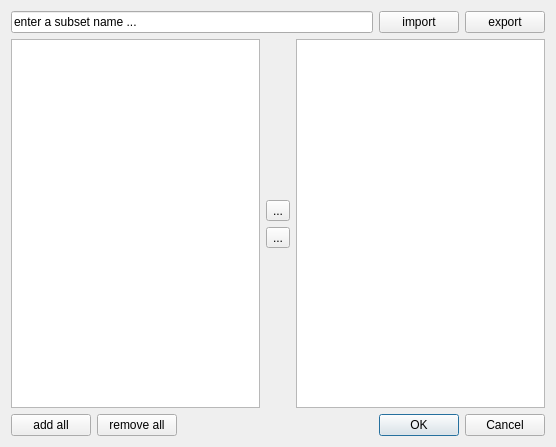
<?xml version="1.0" encoding="UTF-8"?>
<ui version="4.0">
 <class>ChooseSubset</class>
 <widget class="QDialog" name="ChooseSubset">
  <property name="geometry">
   <rect>
    <x>0</x>
    <y>0</y>
    <width>556</width>
    <height>447</height>
   </rect>
  </property>
  <property name="windowTitle">
   <string>Dialog</string>
  </property>
  <layout class="QVBoxLayout" name="verticalLayout_2">
   <item>
    <layout class="QHBoxLayout" name="horizontalLayout_4">
     <item>
      <widget class="QLineEdit" name="lineEdit">
       <property name="text">
        <string>enter a subset name ...</string>
       </property>
      </widget>
     </item>
     <item>
      <widget class="QPushButton" name="import_2">
       <property name="text">
        <string>import</string>
       </property>
      </widget>
     </item>
     <item>
      <widget class="QPushButton" name="export_2">
       <property name="text">
        <string>export</string>
       </property>
      </widget>
     </item>
     <item>
      <layout class="QHBoxLayout" name="horizontalLayout"/>
     </item>
    </layout>
   </item>
   <item>
    <layout class="QHBoxLayout" name="horizontalLayout_2">
     <item>
      <widget class="ProjectListWidget" name="listWidget">
       <property name="dragDropMode">
        <enum>QAbstractItemView::DragDrop</enum>
       </property>
       <property name="alternatingRowColors">
        <bool>false</bool>
       </property>
       <property name="selectionMode">
        <enum>QAbstractItemView::ExtendedSelection</enum>
       </property>
      </widget>
     </item>
     <item>
      <layout class="QVBoxLayout" name="verticalLayout">
       <item>
        <spacer name="verticalSpacer">
         <property name="orientation">
          <enum>Qt::Vertical</enum>
         </property>
         <property name="sizeHint" stdset="0">
          <size>
           <width>20</width>
           <height>40</height>
          </size>
         </property>
        </spacer>
       </item>
       <item>
        <widget class="QToolButton" name="rightButton">
         <property name="text">
          <string>...</string>
         </property>
         <property name="icon">
          <iconset resource="icones.qrc">
           <normaloff>:/icones/rightarrow.png</normaloff>:/icones/rightarrow.png</iconset>
         </property>
        </widget>
       </item>
       <item>
        <widget class="QToolButton" name="leftButton">
         <property name="text">
          <string>...</string>
         </property>
         <property name="icon">
          <iconset resource="icones.qrc">
           <normaloff>:/icones/leftarrow.png</normaloff>:/icones/leftarrow.png</iconset>
         </property>
        </widget>
       </item>
       <item>
        <spacer name="verticalSpacer_2">
         <property name="orientation">
          <enum>Qt::Vertical</enum>
         </property>
         <property name="sizeHint" stdset="0">
          <size>
           <width>20</width>
           <height>40</height>
          </size>
         </property>
        </spacer>
       </item>
      </layout>
     </item>
     <item>
      <widget class="ProjectListWidget" name="listWidget_2">
       <property name="dragDropMode">
        <enum>QAbstractItemView::DragDrop</enum>
       </property>
       <property name="selectionMode">
        <enum>QAbstractItemView::ExtendedSelection</enum>
       </property>
      </widget>
     </item>
    </layout>
   </item>
   <item>
    <layout class="QHBoxLayout" name="horizontalLayout_6">
     <item>
      <layout class="QHBoxLayout" name="horizontalLayout_5">
       <item>
        <widget class="QPushButton" name="add_all">
         <property name="text">
          <string>add all</string>
         </property>
        </widget>
       </item>
       <item>
        <widget class="QPushButton" name="remove_all">
         <property name="text">
          <string>remove all</string>
         </property>
        </widget>
       </item>
      </layout>
     </item>
     <item>
      <spacer name="horizontalSpacer_2">
       <property name="orientation">
        <enum>Qt::Horizontal</enum>
       </property>
       <property name="sizeHint" stdset="0">
        <size>
         <width>40</width>
         <height>20</height>
        </size>
       </property>
      </spacer>
     </item>
     <item>
      <widget class="QDialogButtonBox" name="buttonBox">
       <property name="orientation">
        <enum>Qt::Horizontal</enum>
       </property>
       <property name="standardButtons">
        <set>QDialogButtonBox::Cancel|QDialogButtonBox::Ok</set>
       </property>
      </widget>
     </item>
    </layout>
   </item>
  </layout>
 </widget>
 <customwidgets>
  <customwidget>
   <class>ProjectListWidget</class>
   <extends>QListWidget</extends>
   <header location="global">projectlistwidget.h</header>
  </customwidget>
 </customwidgets>
 <resources>
  <include location="icones.qrc"/>
 </resources>
 <connections>
  <connection>
   <sender>buttonBox</sender>
   <signal>accepted()</signal>
   <receiver>ChooseSubset</receiver>
   <slot>accept()</slot>
   <hints>
    <hint type="sourcelabel">
     <x>248</x>
     <y>254</y>
    </hint>
    <hint type="destinationlabel">
     <x>157</x>
     <y>274</y>
    </hint>
   </hints>
  </connection>
  <connection>
   <sender>buttonBox</sender>
   <signal>rejected()</signal>
   <receiver>ChooseSubset</receiver>
   <slot>reject()</slot>
   <hints>
    <hint type="sourcelabel">
     <x>316</x>
     <y>260</y>
    </hint>
    <hint type="destinationlabel">
     <x>286</x>
     <y>274</y>
    </hint>
   </hints>
  </connection>
 </connections>
</ui>
